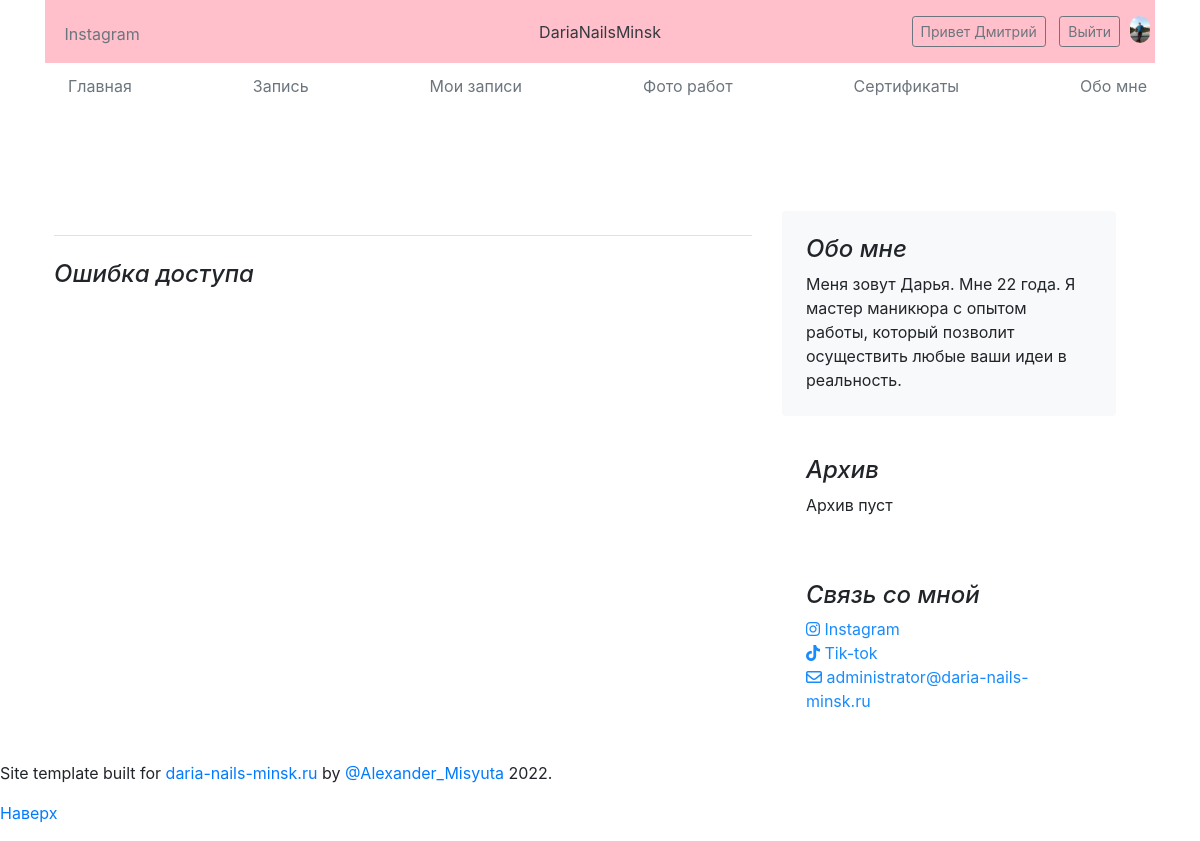
Screenshot of /create_book/ (signed in) with the database file from the repository.
### main/models.py (models this page shows, shortened)
class CustomUser(AbstractUser):
    photo = models.ImageField(upload_to='photos/%Y/%m/%d/', verbose_name='Фото', null=True, blank=True)
    birthday = models.DateField(verbose_name='День рождения', null=True, blank=True)
    instagram = models.CharField(max_length=50, verbose_name='Инстаграм', null=True, blank=True)
    mobile = models.CharField(max_length=13, verbose_name='Телефон', null=True, blank=True)
    class Meta:
        verbose_name = 'Пользователь'
        verbose_name_plural = 'Мои пользователи'
    def get_absolute_url(self):
        return reverse('user_detail', kwargs={'pk': self.pk})

### main/views.py (the view, shortened to what this page needs)
# urls.py: path('create_book/', create_book, name='create_book'),
def create_book(request):
    if not request.user.is_staff:
        context = {
            'error': 'yes',
        }
        return render(request, 'main/my_works.html', context)

### main/templates/main/my_works.html (shortened to what this page needs)
{% extends 'main/base.html' %}
{% load static %}
{% block body %}
<link rel="stylesheet" href="https://stackpath.bootstrapcdn.com/bootstrap/5.0.0-alpha2/css/bootstrap.min.css">
<link rel="stylesheet" href="https://cdn.jsdelivr.net/npm/bootstrap@4.6.2/dist/css/bootstrap.min.css">
{% if not error %}
    {% if request.user.is_staff %}
        {% if not form_no %}
            <h5 class="mb-4 fst-italic">{{ title_block }}</h5><br>
            <form class="pb-4 border-bottom" method="post" enctype="multipart/form-data">
                {% csrf_token %}
                <div>{{ form.non_field_errors }}</div>
                <div class="add-post">
                    {% for el in form %}
                        {% if el.label != 'Опубликовать' %}
                            <p><label>{{ el.label }}:</label> {{ el }}</p>
                            <div class="form-error">{{ el.errors }}</div>
                        {% else %}
                            <div class="row">
                                <div class="col-sm">
                                    <p><label>{{ el.label }}:</label> {{ el }}</p>
                                    <div class="form-error">{{ el.errors }}</div>
                                </div>
                                <div class="col-sm">
                                    <br><button class="btn btn-primary" type="submit">Сохранить работу</button>
                                    <br>
                                    {% if delete %}
                                        <br><a class="btn btn-danger" href="{% url 'delete_work' post.pk %}">Удалить работу</a>
                                    {% endif %}
                                </div>
                            </div>
                        {% endif %}
                    {% endfor %}
                </div>
            </form><br>
        {% endif %}
    {% endif %}
    {% if posts %}
        <div class="row">
            <div class="col-sm">
                {% for el in posts|slice:"::3" %}
                    <img src="{{ el.photo.url }}" width="90%"><br>{{ el.title }} - {{ el.date|date:"d.m.Y" }}
                {% if request.user.is_staff %}
                    <a href="{% url 'edit_work' el.pk %}"><i class="fa-solid fa-gear"></i></a>
                    {% if el.is_active %}
                        &nbsp;&nbsp;<img src="{% static 'main/img/active.png' %}" width="15px" alt="Active">
                    {% else %}
                        &nbsp;&nbsp;<img src="{% static 'main/img/not_active.jpg' %}" width="15px" alt="Not active">
                    {% endif %}
                {% endif %}
                <br>
                {% endfor %}
            </div>
            <div class="col-sm">
                {% for el in posts|slice:"1::3" %}
                    <img src="{{ el.photo.url }}" width="90%"><br>{{ el.title }} - {{ el.date|date:"d.m.Y" }}
                {% if request.user.is_staff %}
                    <a href="{% url 'edit_work' el.pk %}"><i class="fa-solid fa-gear"></i></a>
                    {% if el.is_active %}
                        &nbsp;&nbsp;<img src="{% static 'main/img/active.png' %}" width="15px" alt="Active">
                    {% else %}
                        &nbsp;&nbsp;<img src="{% static 'main/img/not_active.jpg' %}" width="15px" alt="Not active">
                    {% endif %}
                {% endif %}
                <br>
                {% endfor %}
            </div>
            <div class="col-sm">
                {% for el in posts|slice:"2::3" %}
                    <img src="{{ el.photo.url }}" width="90%"><br>{{ el.title }} - {{ el.date|date:"d.m.Y" }}
                {% if request.user.is_staff %}
                    <a href="{% url 'edit_work' el.pk %}"><i class="fa-solid fa-gear"></i></a>
                    {% if el.is_active %}
                        &nbsp;&nbsp;<img src="{% static 'main/img/active.png' %}" width="15px" alt="Active">
                    {% else %}
                        &nbsp;&nbsp;<img src="{% static 'main/img/not_active.jpg' %}" width="15px" alt="Not active">
                    {% endif %}
                {% endif %}
                <br>
                {% endfor %}
            </div>
        </div>
    {% else %}
        <h5 class="mb-4 fst-italic">{{ no_posts }}</h5>
    {% endif %}
{% else %}
    <h4 class="mb-4 fst-italic">Ошибка доступа</h4>
{% endif %}
{% endblock %}

### main/templates/main/base.html (shortened to what this page needs)
<!DOCTYPE html>
{% load static %}
<html lang="ru">
<head>
    <link rel="stylesheet" href="https://cdn.jsdelivr.net/npm/bootstrap@5.2.0/dist/css/bootstrap.min.css">
    <link rel="stylesheet" href="https://stackpath.bootstrapcdn.com/bootstrap/5.0.0-alpha2/css/bootstrap.min.css">
    <link rel="stylesheet" href="https://cdn.jsdelivr.net/npm/bootstrap@4.6.2/dist/css/bootstrap.min.css">
    <link href="https://getbootstrap.com/docs/5.2/dist/css/bootstrap.min.css" rel="stylesheet">
    <link href="https://getbootstrap.com/docs/5.2/examples/blog/blog.css" rel="stylesheet">
    <link rel="stylesheet" href="{% static 'main/css/style.css' %}">
    <link rel="stylesheet" href="{% static 'main/css/dropdown.css' %}">
</head>
<body>
<div class="container">
  <header class="blog-header lh-1 py-3">
    <div class="row flex-nowrap justify-content-between align-items-center">
      <div class="col-4 pt-1">
        <a class="link-secondary" href="https://www.instagram.com/daria.nails.minsk/">Instagram</a>
      </div>
      <div class="col-4 text-center">
        <a class="blog-header-logo text-dark" href="{% url 'home' %}">DariaNailsMinsk</a>
      </div>
      <div class="col-4 d-flex justify-content-end align-items-center">
        {% if not request.user.is_authenticated %}
          <div class="my-register">
            <a class="btn btn-sm btn-outline-secondary" href="{% url 'log_in' %}">Войти</a>&nbsp;&nbsp;
            <a class="btn btn-sm btn-outline-secondary" href="{% url 'registration' %}">Регистрация</a>
          </div>
        {% else %}
        <div class="my-register">
          {% if user.photo %}<img class="user-photo" src="{{ user.photo.url }}" align="right">&nbsp;&nbsp;&nbsp;&nbsp;{% endif %}
          <a class="btn btn-sm btn-outline-secondary" href="{{ user.get_absolute_url }}">Привет {{ user.first_name }}</a>&nbsp;&nbsp;
          <a class="btn btn-sm btn-outline-secondary" href="{% url 'logout' %}">Выйти</a>
        </div>
        {% endif %}
      </div>
    </div>
  </header>
  <div class="nav-scroller py-1 mb-2">
    <nav class="nav d-flex justify-content-between">
      <a class="p-2 link-secondary" href="{% url 'home' %}">Главная</a>
      <a class="p-2 link-secondary" href="{% url 'book_manicure' %}">Запись</a>
      <a class="p-2 link-secondary" href="{% url 'my_book' %}">Мои записи</a>
      <a class="p-2 link-secondary" href="{% url 'my_works' %}">Фото работ</a>
      <a class="p-2 link-secondary" href="{% url 'certificates' %}">Сертификаты</a>
      <a class="p-2 link-secondary" href="{% url 'about_me' %}">Обо мне</a>
    </nav>
  </div>
</div>
<main class="container">
  <div class="row mb-2">
  <div class="row g-5">
    <div class="col-md-8">
      <h3 class="pb-4 mb-4 fst-italic border-bottom">
      </h3>
        {% block body %}
        {% endblock %}
    </div>
    <div class="col-md-4">
      <div class="position-sticky" style="top: 2rem;">
        <div class="p-4 mb-3 bg-light rounded">
          <h4 class="fst-italic">Обо мне</h4>
          <p class="mb-0">Меня зовут Дарья. Мне 22 года. Я мастер маникюра с опытом работы, который позволит осуществить любые ваши идеи в реальность.</p>
        </div>
        <div class="p-4">
          <h4 class="fst-italic">Архив</h4>
          <ol class="list-unstyled mb-0">
              {% if month_my_work %}
                {% for el in month_my_work %}
                    <li><a href="{% url 'my_works_by_date' el|date:'Y-m-d' %}">{{ el|date:"F Y" }}</a></li>
                {% endfor %}
              {% else %}
                <p>Архив пуст</p>
              {% endif %}
          </ol>
        </div>
        <div class="p-4">
          <h4 class="fst-italic">Связь со мной</h4>
          <ol class="list-unstyled">
            <li><a href="https://www.instagram.com/daria.nails.minsk/"><i class="fa-brands fa-instagram"></i> Instagram</a></li>
            <li><a href="https://www.tiktok.com/@dariaaa_rr"><i class="fa-brands fa-tiktok"></i> Tik-tok</a></li>
            <li><i class="fa-regular fa-envelope"></i> administrator@daria-nails-minsk.ru</li>
          </ol>
        </div>
      </div>
    </div>
  </div>
</div>
</main>
<footer class="blog-footer">
  <p>Site template built for <a href="https://daria-nails-minsk.ru/">daria-nails-minsk.ru</a> by <a href="https://www.linkedin.com/in/%D1%81%D0%B0%D1%88%D0%B0-%D0%BC%D0%B8%D1%81%D1%8E%D1%82%D0%B0-637623231/">@Alexander_Misyuta</a> 2022.</p>
  <p>
    <a href="#">Наверх</a>
  </p>
</footer>
</body>
</html>

### main/static/main/css/style.css (style rules this page uses)
.blog-header { background-color: pink; }
.my-register { margin-right: 15px; }
.link-secondary { margin-left: 15px; }
.user-photo { position: relative; left: 10px; width: 20px; border-radius: 10px; }
.list-unstyled a, li { color: #188bfd; }

### main/templates/main/base.html (style rules this page uses)
.nav-scroller { position: relative; z-index: 2; height: 2.75rem; overflow-y: hidden; }
.nav-scroller .nav { display: flex; flex-wrap: nowrap; padding-bottom: 1rem; margin-top: -1px; overflow-x: auto; text-align: center; white-space: nowrap; -webkit-overflow-scrolling: touch; }

### rows the page displays
CustomUser: photo (picture), first_name "Дмитрий"
